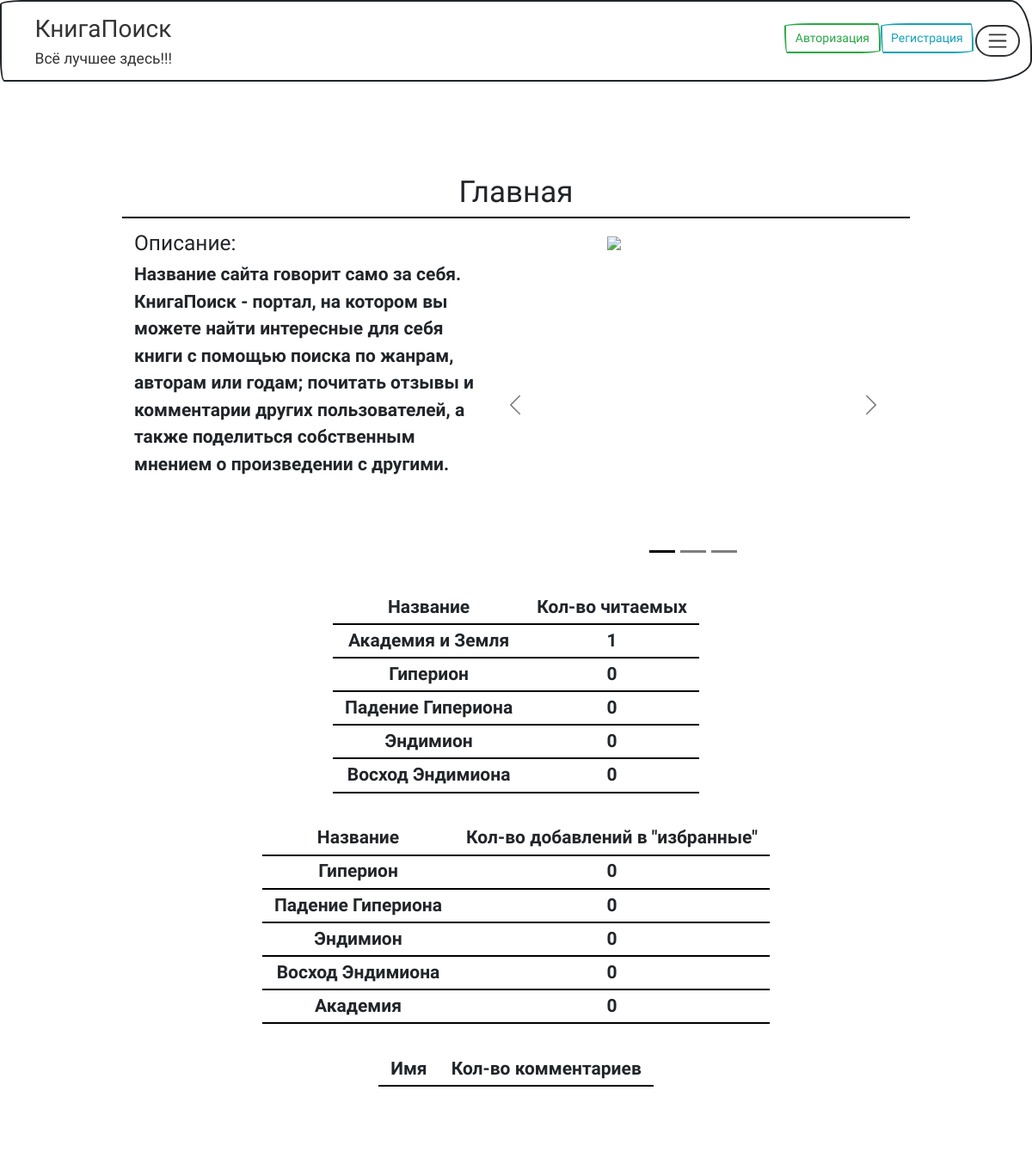
The page /index on the database as committed earlier.
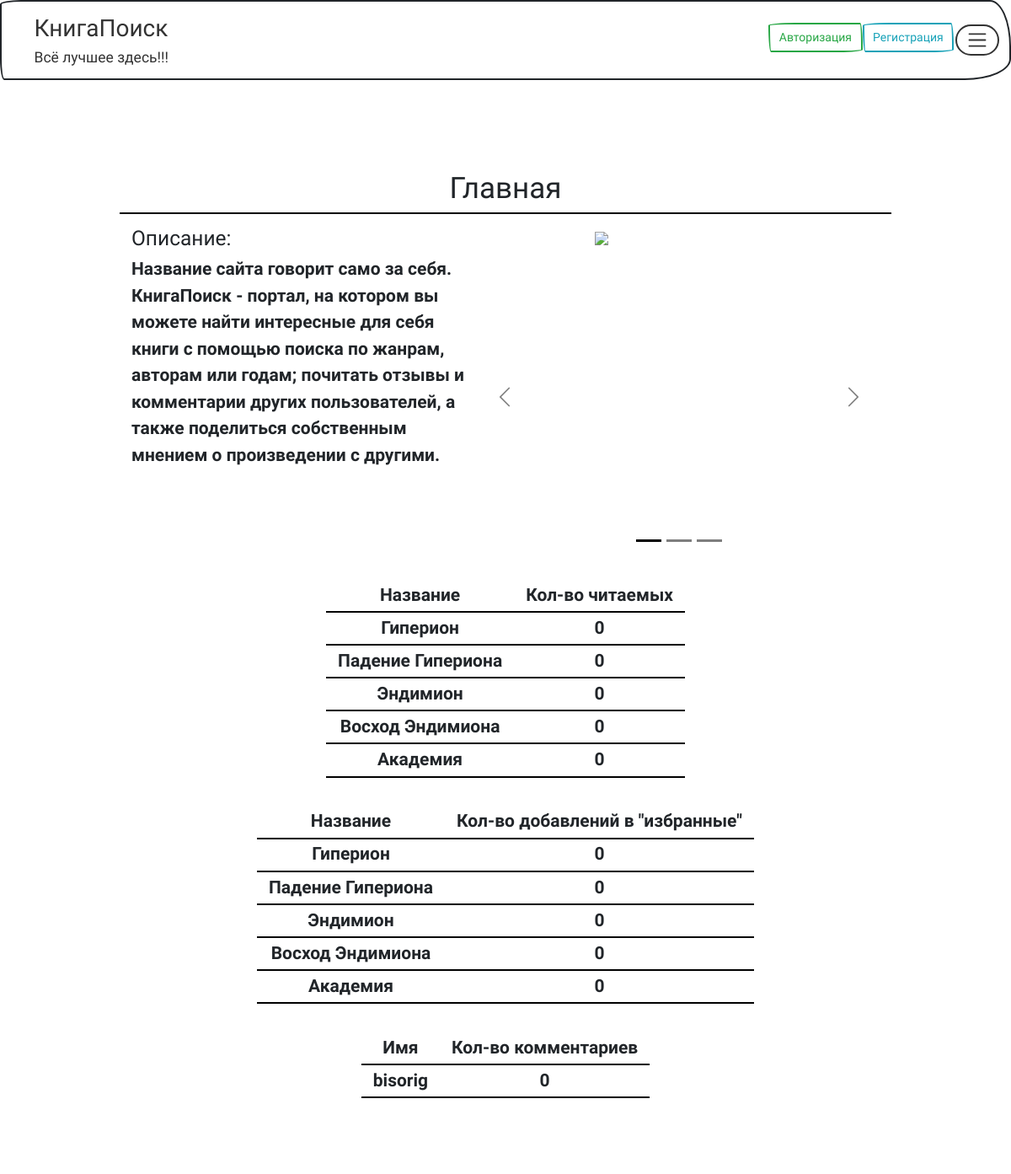
The same page on the database as committed later.
### data/books.py (models this page shows)
class Book(SqlAlchemyBase, SerializerMixin):
    __tablename__ = 'books'
    id = sqlalchemy.Column(sqlalchemy.Integer, primary_key=True, autoincrement=True)
    title = sqlalchemy.Column(sqlalchemy.String, nullable=True)
    orig_name = sqlalchemy.Column(sqlalchemy.String)
    genre_id = sqlalchemy.Column(sqlalchemy.Integer, sqlalchemy.ForeignKey('genres.id'))
    author_id = sqlalchemy.Column(sqlalchemy.Integer, sqlalchemy.ForeignKey('authors.id'))
    genre = orm.relationship('Genre')
    author = orm.relationship('Author')
    info_id = sqlalchemy.Column(sqlalchemy.Integer, sqlalchemy.ForeignKey('info.id'))
    image_id = sqlalchemy.Column(sqlalchemy.Integer, sqlalchemy.ForeignKey('images.id'))
    info = orm.relationship('Info')
    image = orm.relationship('Image')
    work_year = sqlalchemy.Column(sqlalchemy.Integer)
    work_year_of_write = sqlalchemy.Column(sqlalchemy.Integer)
    noms = sqlalchemy.Column(sqlalchemy.String)
    wins = sqlalchemy.Column(sqlalchemy.String)
    similars = sqlalchemy.Column(sqlalchemy.String)
    comments = sqlalchemy.Column(sqlalchemy.String)
    num_of_readers = sqlalchemy.Column(sqlalchemy.Integer, default=0)
    favorite = sqlalchemy.Column(sqlalchemy.Integer, default=0)

### data/users.py (models this page shows, shortened)
class User(SqlAlchemyBase, UserMixin, SerializerMixin):
    __tablename__ = 'users'
    id = sqlalchemy.Column(sqlalchemy.Integer,
                           primary_key=True, autoincrement=True)
    name = sqlalchemy.Column(sqlalchemy.String, nullable=True)
    about = sqlalchemy.Column(sqlalchemy.String, nullable=True)
    email = sqlalchemy.Column(sqlalchemy.String,
                              index=True, unique=True, nullable=True)
    books = sqlalchemy.Column(sqlalchemy.String)
    favorite_books = sqlalchemy.Column(sqlalchemy.String)
    image = sqlalchemy.Column(sqlalchemy.Boolean, default=False)
    hashed_password = sqlalchemy.Column(sqlalchemy.String, nullable=True)
    created_date = sqlalchemy.Column(sqlalchemy.DateTime,
                                     default=datetime.datetime.now)
    comments = sqlalchemy.Column(sqlalchemy.Integer, default=0)
    admin = sqlalchemy.Column(sqlalchemy.Boolean, default=False)

### main.py (the view)
@app.route('/')
@app.route('/index')
def index():
    if current_user.__class__.__name__ == 'AnonymousUserMixin' or not current_user.image:
        user_image = False
    else:
        user_image = True
    session = db_session.create_session()
    books = session.query(Book).all()
    users = session.query(User).all()
    top_read_list = sorted(books, key=lambda x: x.num_of_readers, reverse=True)[:5]
    top_favorites_list = sorted(books, key=lambda x: x.favorite, reverse=True)[:5]
    top_comments_list = sorted(users, key=lambda x: x.comments, reverse=True)[:5]
    top_read = []
    top_comments = []
    top_favorites = []
    for book in top_read_list:
        top_read.append([book.image.link, book.title, book.id, book.num_of_readers])
    for book in top_favorites_list:
        top_favorites.append([book.image.link, book.title, book.id, book.favorite])
    for user in top_comments_list:
        top_comments.append([user.name, user.comments])
    session.close()
    return render_template('index.html', user_image=user_image, top_read=top_read, top_favorites=top_favorites,
                           top_comments=top_comments)

### data/db_session.py (called while the page is built)
def create_session() -> Session:
    global __factory
    return __factory()

### templates/index.html (shortened to what this page needs)
{% extends "base.html" %}
{% block content %}
    <div class="page" align="center">
        <div class="title">
            <h1>Главная</h1>
        </div>
            <div class="description">
                <div class="description-text">
                    <h3>Описание:</h3>
                    Название сайта говорит само за себя.
                    КнигаПоиск - портал, на котором вы можете
                    найти интересные для себя книги с помощью поиска по жанрам,
                    авторам или годам; почитать отзывы и комментарии других пользователей,
                    а также поделиться собственным мнением о произведении с другими.
                </div>
                <div id="carouselExampleDark" class="carousel carousel-dark slide slide-description">
                      <div class="carousel-indicators">
                        <button type="button" data-bs-target="#carouselExampleDark" data-bs-slide-to="0" class="active" aria-current="true" aria-label="Slide 1"></button>
                        <button type="button" data-bs-target="#carouselExampleDark" data-bs-slide-to="1" aria-label="Slide 2"></button>
                        <button type="button" data-bs-target="#carouselExampleDark" data-bs-slide-to="2" aria-label="Slide 3"></button>
                      </div>
                      <div class="carousel-inner">
                        <div class="carousel-item active" data-bs-interval="10000">
                            <a href="/book_page/1"><img src="https://fantlab.ru/images/editions/big/184?r=1575127844" class="d-block" width="200px"></a>
                        </div>
                      </div>
                      <button class="carousel-control-prev" type="button" data-bs-target="#carouselExampleDark" data-bs-slide="prev">
                        <span class="carousel-control-prev-icon" aria-hidden="true"></span>
                      </button>
                      <button class="carousel-control-next" type="button" data-bs-target="#carouselExampleDark" data-bs-slide="next">
                        <span class="carousel-control-next-icon" aria-hidden="true"></span>
                      </button>
                </div>
            </div>
        <div class="tops">
            <div class="top">
                <table class="table-top">
                    <tr>
                        <td>Название</td>
                        <td>Кол-во читаемых</td>
                    </tr>
                    {% for book in top_read %}
                    <tr>
                        <td>{{ book[1] }}</td>
                        <td>{{ book[3] }}</td>
                    </tr>
                    {% endfor %}
                </table>
            </div>
            <div class="top">
                <table class="table-top">
                    <tr>
                        <td>Название</td>
                        <td>Кол-во добавлений в "избранные"</td>
                    </tr>
                    {% for book in top_favorites %}
                    <tr>
                        <td>{{ book[1] }}</td>
                        <td>{{ book[3] }}</td>
                    </tr>
                    {% endfor %}
                </table>
            </div>
            <div class="top">
                <table class="table-top">
                    <tr>
                        <td>Имя</td>
                        <td>Кол-во комментариев</td>
                    </tr>
                    {% for user in top_comments %}
                    <tr>
                        <td>{{ user[0] }}</td>
                        <td>{{ user[1] }}</td>
                    </tr>
                    {% endfor %}
                </table>
            </div>
        </div>
    </div>
{% endblock %}

### templates/base.html (shortened to what this page needs)
<!doctype html>
<html lang="en">
  <head>
    <link href="https://cdn.jsdelivr.net/npm/bootstrap@5.3.0-alpha3/dist/css/bootstrap.min.css"
    rel="stylesheet"
>
    <link rel="stylesheet" href="../static/css/bootstrap.min.css">
    <link rel="stylesheet" href="../static/css/mycss.css">
  </head>
  <body>
  <div>
    <div class="div-nav">
      <nav class="navbar">
        <div class="container-fluid">
            <a href="/" class="button main"><h2 class="main-title">КнигаПоиск</h2>
            <h5>Всё лучшее здесь!!!</h5>
            </a>
          <div class="menu">
            {% if current_user.is_authenticated %}
              <ul class="nav nav-tabs" role="tablist">
                <li class="nav-item dropdown">
                  <a class="nav-link dropdown-toggle" data-bs-toggle="dropdown" href="#" role="button" aria-haspopup="true"
                     aria-expanded="false"><span class="login">{{current_user.name}}</span><img src={%block image%}{% endblock %}
                                                                                                width="50px" height="50px" style="border-radius: 50%"></a>
                  <div class="dropdown-menu" style="">
                    <a class="dropdown-item" href="/profile">Профиль</a>
                    <a class="dropdown-item" href='/logout'>Выйти</a>
                  </div>
                </li>
              </ul>
            {% else %}
              <a href="/login" class="button">
                <button type="button" class="btn btn-outline-success">
                  Авторизация
                </button>
              </a>
              <a href="/register" class="button">
                <button type="button" class="btn btn-outline-info">
                  Регистрация
                </button>
              </a>
            {% endif %}
            <button class="navbar-toggler" type="button" data-bs-toggle="collapse"
                    data-bs-target="#navbarColor03" aria-controls="navbarColor03"
                    aria-expanded="false" aria-label="Toggle navigation">
              <span class="navbar-toggler-icon"></span>
            </button>
            </div>
          </div>
      </nav>
    </div>
  </div>
  <div>1</div>
    {% block content %}{% endblock %}
  </body>
</html>

### static/css/mycss.css (style rules this page uses)
html { font-size: 14px; }
h2.main-title { margin-top: 0.6rem; font-size: 2rem; }
div.carousel { margin: 0.5rem; }
a.button { text-decoration: none; }
a.main { margin-left: 2rem; }
.navbar-toggler { max-height: 45px; }
.title { border-bottom: 0.2rem solid black; }
.menu { display: flex; }
.navbar { background-color: white; }
.div-nav { position: fixed; z-index: 1; min-width: 100%; }
.page { margin: 0 auto; width: 1000px; background-color: white; margin-top: 10rem; margin-bottom: 5rem; padding: 3rem; }
body { overflow-x: scroll; background: url("../img/5.jpg"); background-size: 100%; }
.description { text-align: left; height: 30rem; width: 100%; display: inline-block; padding: 1rem; font-size: 1.5rem; min-width: 1000px; }
.slide-description { display: inline-block; width: 50%; height: 100%; }
.description-text { float: left; width: 400px; }
.d-block { display: block; margin: 0 auto; }
.top { text-align: left; font-size: 1.5rem; display: inline-block; padding: 1rem; }
.top td { padding: 0.2rem 1rem; text-align: center; border-bottom: 2px solid black; }
.carousel { z-index: 0; }

Rows that differ between the two databases and show on the page:
no longer on this page (row edited): Book: title "Академия и Земля"
added User: name "bisorig", comments "0"
Other text that changed with them:
new list line: "Академия"
new list line: "0"
list line gone: "1"
